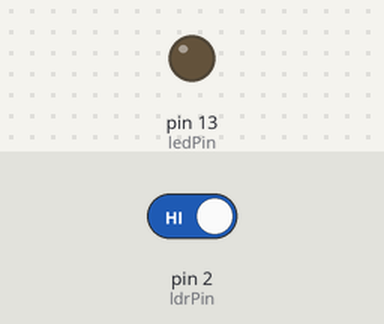
A sketch run on a simulated Arduino Uno, built with avr-gcc and run on an emulated ATmega328P. Shown: output pins drawn as LEDs (lit = HIGH). Inputs (shaded band) come from the test bench; at power-on: pin 2 (ldrPin) HIGH.

Above: at 1.2 s.
1.3 s: pin 2 (ldrPin) driven LOW
At 1.8 s:
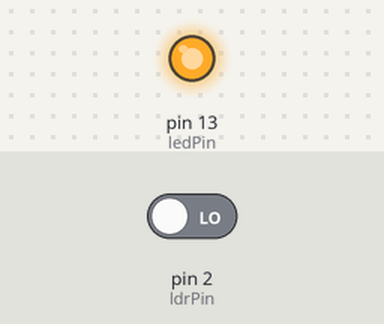
2.8 s: pin 2 (ldrPin) driven HIGH
At 4.2 s:
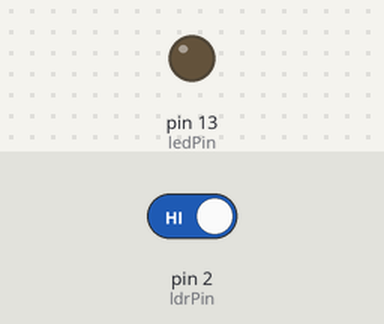
Timing chart, 0 to 5.8 s (numbered marks = the images above; inputs shaded):
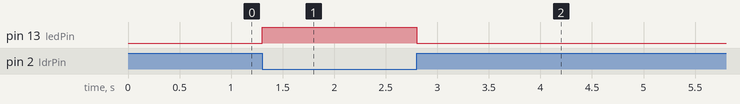

Measured:
- after the input at 1.3 s, pin 13 (ledPin): LOW → HIGH at once
- after the input at 2.8 s, pin 13 (ledPin): HIGH → LOW at once

The sketch:

ldr_led.ino
```cpp
const int ldrPin = 2;   // DO pin of LDR module
const int ledPin = 13;  // Built-in LED (or use any digital pin)

void setup() {
  pinMode(ldrPin, INPUT);
  pinMode(ledPin, OUTPUT);
}

void loop() {
  int ldrState = digitalRead(ldrPin);

  if (ldrState == LOW) {
    // Light detected → LED ON
    digitalWrite(ledPin, HIGH);
  } else {
    // No light → LED OFF
    digitalWrite(ledPin, LOW);
  }
}
```
